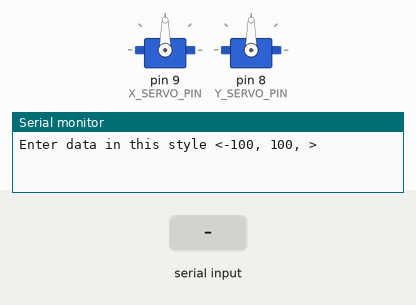
Simulated run of this sketch. Board: Arduino Uno, built with avr-gcc and run on an emulated ATmega328P. Shown: 2 × servo, the last lines printed to the serial monitor. Inputs (shaded band) come from the test bench.

Above: at 1.3 s.
1.4 s: "<90,45,200>" received over Serial
At 2.3 s:
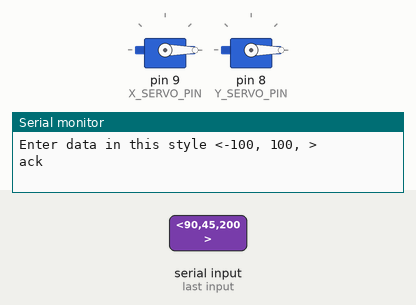
Timing chart, 0 to 4.4 s (numbered marks = the images above; inputs shaded):
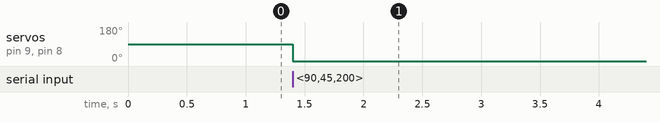

Measured:
- after the input at 1.4 s, servo on pin 9 (X_SERVO_PIN), servo on pin 8 (Y_SERVO_PIN): 90° → 0° at once

The sketch:

Simple_servo_serial_controller.ino
```cpp
/*
 * Nathan Pretorius 2023. Parsing taken from:
 *  This demo expects a string sent over serial:
 *    <move, int, int>
 *
 */

#include <Servo.h>


// - - - - Hardware pin definitions - - - - //
const int X_SERVO_PIN = 9;
const int Y_SERVO_PIN = 8;
const int TRIGGER_PIN = 7;

// - - - - Parsing values - - - - //
int x_angle = 1500;
int y_angle = 1500;
int triggerValue = 0;

int prevTrigger = 0;


const byte numChars = 32;
char receivedChars[numChars];
char tempChars[numChars];        // temporary array for use when parsing

// variables to hold the parsed data
char messageFromPC[numChars] = {0};
int integerFromPC = 0;
int integer2fromPC = 0;

boolean newData = false;

Servo x_servo;
Servo y_servo;

//============

void setup() {
    // - - - - Motor settings - - - - //
    x_servo.attach(X_SERVO_PIN, 1000, 2000);
    y_servo.attach(Y_SERVO_PIN, 1000, 2000);
    delay(100);

    Serial.begin(115200);
    //This demo expects 4 pieces of data - text, an integer and a floating point value
    Serial.println("Enter data in this style <-100, 100, >  ");
}

//============

void loop() {

    recvWithStartEndMarkers();
    if (newData == true) {
        strcpy(tempChars, receivedChars);
            // this temporary copy is necessary to protect the original data
            //   because strtok() used in parseData() replaces the commas with \0
        parseData();

        //or ACK
        Serial.println("ack");

        newData = false;

        // = = = = = = = Move motors = = = = = = = //
        x_servo.writeMicroseconds(x_angle);
        y_servo.writeMicroseconds(y_angle);


        // = = = = = = = Trigger logic = = = = = = = //

        // Check to see if trigger values are updated
        // TODO: Need to set up digitalWrite setup
        // if (prevTrigger == triggerValue){
        //   // Pass
        // } else {
        //     digitalWrite(TRIGGER_PIN, triggerValue);
        // }

    }


}

//============

void recvWithStartEndMarkers() {
    static boolean recvInProgress = false;
    static byte ndx = 0;
    char startMarker = '<';
    char endMarker = '>';
    char rc;

    while (Serial.available() > 0 && newData == false) {
        rc = Serial.read();
        if (recvInProgress == true) {
            if (rc != endMarker) {
                receivedChars[ndx] = rc;
                ndx++;
                if (ndx >= numChars) {
                    ndx = numChars - 1;
                }
            }
            else {
                receivedChars[ndx] = '\0'; // terminate the string
                recvInProgress = false;
                ndx = 0;
                newData = true;
            }
        }
        else if (rc == startMarker) {
            recvInProgress = true;
        }
    }
}

//============

void parseData() {      // split the data into its parts

    char * strtokIndx; // this is used by strtok() as an index

    strtokIndx       = strtok(tempChars, ",");
    x_angle           = atoi(strtokIndx);

    strtokIndx       = strtok(NULL, ",");
    y_angle           = atoi(strtokIndx);

    strtokIndx       = strtok(NULL, ",");
    triggerValue           = atoi(strtokIndx);


    //strtokIndx = strtok(tempChars,",");      // get the first part - the string
    //strcpy(messageFromPC, strtokIndx); // copy it to messageFromPC
    //strtokIndx = strtok(NULL, ","); // this continues where the previous call left off

    //x_speed = atoi(strtokIndx);     // convert this part to an integer
    //strtokIndx = strtok(NULL, ",");

    //y_speed = atoi(strtokIndx);
    //floatFromPC = atof(strtokIndx);     // convert this part to a float

}

//============

void showParsedData(int xPulses, int yPulses) {
    //Serial.print("Message ");
    //Serial.println(messageFromPC);
    //Serial.println("Set speed to x: %d   y: %d ", x_speed, y_speed)

    Serial.print("Set speed to x: ");
    Serial.print(xPulses);
    Serial.print("  y: ");
    Serial.println(yPulses);

    //Serial.print("Integer ");
    //Serial.print(integerFromPC);
    //Serial.print("Int ");
    //Serial.println(integer2fromPC);
}
```
